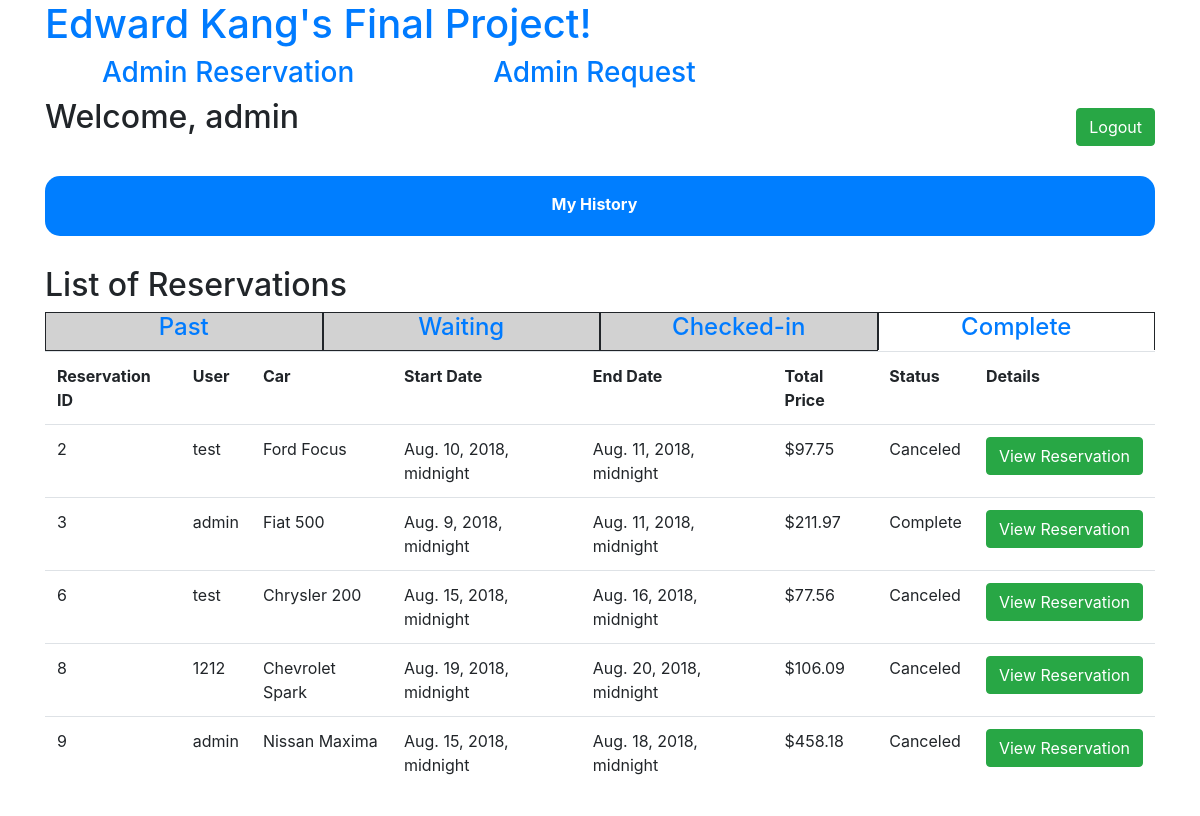
The page /adminpage/reservation/current/complete (signed in) on the database its author committed.
### rents/models.py (models this page shows, shortened)
class Reservation(models.Model):
    reservation_user = models.ForeignKey(settings.AUTH_USER_MODEL, on_delete=models.CASCADE)
    reservation_car = models.ForeignKey(Car, on_delete=models.CASCADE)
    reservation_start_date = models.DateTimeField()
    reservation_end_date = models.DateTimeField()
    reservation_drop_off = models.ForeignKey(Location, on_delete=models.CASCADE)
    reservation_protection = models.CharField(max_length=64)
    reservation_total_price = models.FloatField()
    reservation_status = models.CharField(max_length=64)
    reservation_request = models.CharField(max_length=64)

class Car(models.Model):
    car_brand = models.CharField(max_length=64)
    car_name = models.CharField(max_length=64)
    car_type = models.CharField(max_length=64)
    car_price = models.FloatField()
    car_size = models.IntegerField()
    car_detail = models.CharField(max_length=64)
    car_status = models.CharField(max_length=64)
    car_location = models.ForeignKey(Location, on_delete=models.CASCADE)

### rents/views.py (the view)
# urls.py: path("adminpage/reservation/<str:time>/<str:status>", views.adminReservationView, name="admin_reservation"),
@user_passes_test(lambda user: user.is_superuser)
def adminReservationView(request, time, status):
    if not request.user.is_authenticated:
        return render(request, 'rents/login.html', {'message': 'Please login first.'})
    current_time = datetime.now()
    if time == 'past':
        reservation_list = Reservation.objects.filter(reservation_end_date__lt=current_time).all()
        search_status = 'past'
    elif time == 'current':
        if status == 'waiting':
            reservation_list = Reservation.objects.filter(Q(reservation_end_date__gt=current_time)&Q(reservation_status='Waiting')).all()
            search_status = 'currentwait'
        elif status == 'checked':
            reservation_list = Reservation.objects.filter(Q(reservation_end_date__gt=current_time)&Q(reservation_status='Checked-in')).all()
            search_status = 'currentcheck'
        elif status == 'complete':
            reservation_list = Reservation.objects.filter(Q(reservation_end_date__gt=current_time)&(Q(reservation_status='Complete')|Q(reservation_status='Canceled'))).all()
            search_status = 'currentcomplete'
    context = {
        'reservationlists' : reservation_list,
        'searchstatus' : search_status
    }
    return render(request, 'rents/admin_reservation.html', context)

### rents/templates/rents/admin_reservation.html (shortened to what this page needs)
{% extends "rents/menu.html" %}
{% block body %}
<div id="body_content" class="form-group">
    <div>
        <h2>List of Reservations</h2>
        <div class="body_table">
            <div class="body_table_content">
                <div id="past_reservation">
                    <h4><a href="/adminpage/reservation/past/else">Past</a></h4>
                </div>
                <div id="waiting_reservation">
                    <h4><a href="/adminpage/reservation/current/waiting">Waiting</a></h4>
                </div>
                <div id="check_in_reservation">
                    <h4><a href="/adminpage/reservation/current/checked">Checked-in</a></h4>
                </div>
                <div id="complete_reservation">
                    <h4><a href="/adminpage/reservation/current/complete">Complete</a></h4>
                </div>
                <div>
                    <table class="table">
                        <tr>
                            <th>Reservation ID</th>
                            <th>User</th>
                            <th>Car</th>
                            <th>Start Date</th>
                            <th>End Date</th>
                            <th>Total Price</th>
                            <th>Status</th>
                            <th>Details</th>
                        </tr>
                        {% for reservationlist in reservationlists %}
                        <tr>
                            <td>{{ reservationlist.id }}</td>
                            <td>{{ reservationlist.reservation_user.username }}</td>
                            <td>{{ reservationlist.reservation_car.car_brand }} {{ reservationlist.reservation_car.car_name }}</td>
                            <td>{{ reservationlist.reservation_start_date }}</td>
                            <td>{{ reservationlist.reservation_end_date }}</td>
                            <td>${{ reservationlist.reservation_total_price|floatformat:2 }}</td>
                            <td>{{ reservationlist.reservation_status }}</td>
                            <td><input class="btn btn-success" type="button" value="View Reservation" onclick="viewAdminReservation(`{{ reservationlist.id }}`)" /></td>
                        </tr>
                        {% endfor %}
                    </table>
                </div>
            </div>
        </div>
    </div>
</div>
{% endblock %}

### rents/templates/rents/menu.html
{% extends "rents/layout.html" %}
{% block menu %}
<div class="form-group">
    <div class="content_item">
        <h2 id="title_welcome">Welcome, {{ user.username }}</h2>
        <input id="logout_button" class="btn btn-success" type="button" value="Logout" onclick="location.href = '/logout'"/>
    </div>
    <div id="menu">
        <table id="menu_table">
            <tr id="menu_table_tr">
                <td id="menu_table_td">
                </td>
                <td id="menu_table_td">
                    <a class="menu_button" href="/history">My History</a>
                </td>
                <td id="menu_table_td">
                </td>
            </tr>
        </table>
    </div>
    {% block body %}
    {% endblock %}
</div>
{% endblock %}

### rents/static/rents/style.css (style rules this page uses)
#title_welcome { width: 50%; display: block; float: left; }
#logout_button { margin-top: 10px; display: block; float: right; }
#menu { background-color: #007eff; border-radius: 15px; margin-top: 30px; margin-bottom: 30px; width: 100%; display: block; float: right; }
#menu_table { margin: auto; width: 100% !important; }
#menu_table_tr { height: 60px; width: 100%; display: block; float: left; }
#menu_table_td { width: 33%; display: block; float: left; text-align: center; margin-top: 15px; }
.menu_button { color: white; font-weight: bold; }
#body_content { width: 100%; display: block; float: left; }
.body_table_content { margin-bottom: 40px; display: block; float: left; width: 100%; }
#past_reservation, #waiting_reservation, #check_in_reservation, #complete_reservation, #past_request, #waiting_request, #declined_request, #approved_request { width: 25%; display: block; float: left; text-align: center; border: solid; border-width: thin; }

### rows shown on the page
Reservation: id "2", reservation_user.username "test", reservation_car.car_brand "Ford", reservation_car.car_name "Focus", reservation_start_date "Aug. 10, 2018, midnight", reservation_end_date "Aug. 11, 2018, midnight", reservation_total_price "97.75", reservation_status "Canceled"
Reservation: id "3", reservation_user.username "admin", reservation_car.car_brand "Fiat", reservation_car.car_name "500", reservation_start_date "Aug. 9, 2018, midnight", reservation_end_date "Aug. 11, 2018, midnight", reservation_total_price "211.97", reservation_status "Complete"
Reservation: id "6", reservation_user.username "test", reservation_car.car_brand "Chrysler", reservation_car.car_name "200", reservation_start_date "Aug. 15, 2018, midnight", reservation_end_date "Aug. 16, 2018, midnight", reservation_total_price "77.56", reservation_status "Canceled"
Reservation: id "8", reservation_user.username "1212", reservation_car.car_brand "Chevrolet", reservation_car.car_name "Spark", reservation_start_date "Aug. 19, 2018, midnight", reservation_end_date "Aug. 20, 2018, midnight", reservation_total_price "106.09", reservation_status "Canceled"
Reservation: id "9", reservation_user.username "admin", reservation_car.car_brand "Nissan", reservation_car.car_name "Maxima", reservation_start_date "Aug. 15, 2018, midnight", reservation_end_date "Aug. 18, 2018, midnight", reservation_total_price "458.18", reservation_status "Canceled"

### other values the page prints
{{ user.username }} "admin"
